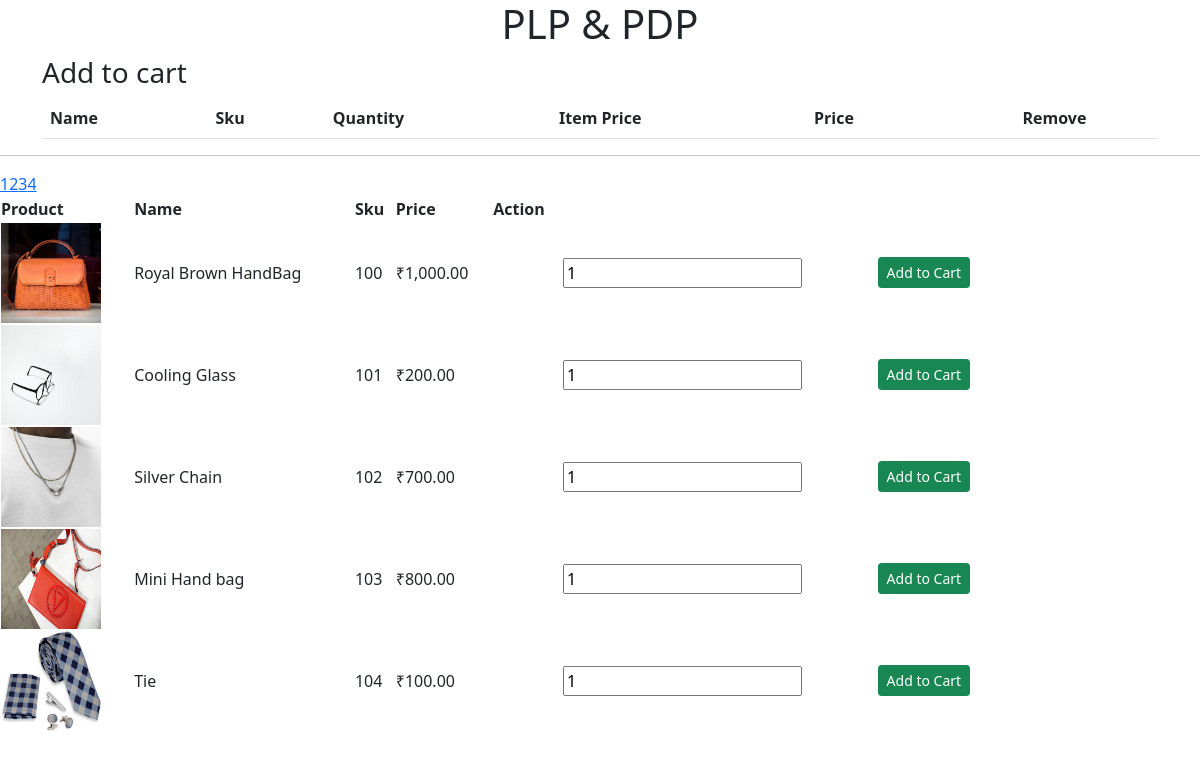
The page / on the database its author committed.
### tables this page shows
CREATE TABLE `products` (
  `Id` int(8) NOT NULL,
  `Name` varchar(30) NOT NULL,
  `Sku` int(10) NOT NULL,
  `Price` double(10,2) NOT NULL,
  `Description` varchar(500) NOT NULL,
  `image` text NOT NULL
);

### function.php (the view, shortened to what this page needs)
<?php include 'Db.php' ?>
<?php
    function pagination(){
    global $connection;
    $results_per_page = 5;
    $query='SELECT * FROM products';
    $result = mysqli_query($connection, $query);
    $number_of_results = mysqli_num_rows($result);
    $number_of_pages = ceil($number_of_results/$results_per_page);
    if (!isset($_GET['page'])) {
      $page = 1;
    } else {
      $page = $_GET['page'];
    }
    $this_page_first_result = ($page-1)*$results_per_page;
    $query='SELECT * FROM products LIMIT ' . $this_page_first_result . ',' .  $results_per_page;
    $result = mysqli_query($connection, $query);
    while ($row = mysqli_fetch_array($result)) { ?>
      <form action="index.php?action=add&Id=<?= $row['Id']; ?>" method="post">
          <tr>
                  <td class="product-image"><img src="<?php echo $row["image"]; ?>" width="100" height="100"></td>
                  <td><?= $row['Name']; ?></td>
                  <td><?php echo $row['Sku'];?></td>
                  <td>₹<?= number_format($row['Price'], 2); ?></td>
                  <td class="card-body d-flex justify-content-between">
                  <td> <input type="number" Name="quantity" value="1" size="2" min=1></td>
                  <td><input type="submit" value="Add to Cart" class="btn btn-success btn-sm"></td>
    </form>
    <?php }
    for ($page=1;$page<=$number_of_pages;$page++) {
      echo '<a "  href="index.php?page=' . $page . '">' . $page . '</a> ';
    }
  }
          ?>

### index.php (shortened to what this page needs)
<?php include 'Db.php';?>
<?php include "function.php";?>
<!DOCTYPE html>
<html lang="en">
<head>
    <link rel="stylesheet" href="index.css">
    <link href="https://cdn.jsdelivr.net/npm/bootstrap@5.0.1/dist/css/bootstrap.min.css" rel="stylesheet" >
</head>
<body>
    <div class="container">
        <div>
        <h1 align="center">PLP & PDP</h1>
        </div>
        <div>
        <h3> Add to cart </h3>
        </div>
        <table class="table">
            <tbody>
            <tr>
                <th class="text-left">Name</th>
                <th class="text-left">Sku</th>
                <th class="text-right">Quantity</th>
                <th class="text-right">Item Price</th>
                <th class="text-right">Price</th>
                <th class="text-center">Remove</th>
            </tr>
            </tbody>
        </table>
    </div>
            <table class=table1>
                <thead>
                <tr>
                    <th>Product</th>
                    <th>Name</th>
                    <th>Sku</th>
                    <th>Price</th>
                    <th>Action</th>
                </tr>
                </thead>
                <hr>
                <?php
                    pagination();
                    ?>
            </table>
</body>
</html>

### index.css (style rules this page uses)
.table1 { height: 500px; width: 1000px; }
a { text-align: center; }

### rows shown on the page
products: image (picture), Name "Royal Brown HandBag", Sku "100", Price "1,000.00"
products: image (picture), Name "Cooling Glass", Sku "101", Price "200.00"
products: image (picture), Name "Silver Chain", Sku "102", Price "700.00"
products: image (picture), Name "Mini Hand bag", Sku "103", Price "800.00"
products: image (picture), Name "Tie", Sku "104", Price "100.00"
